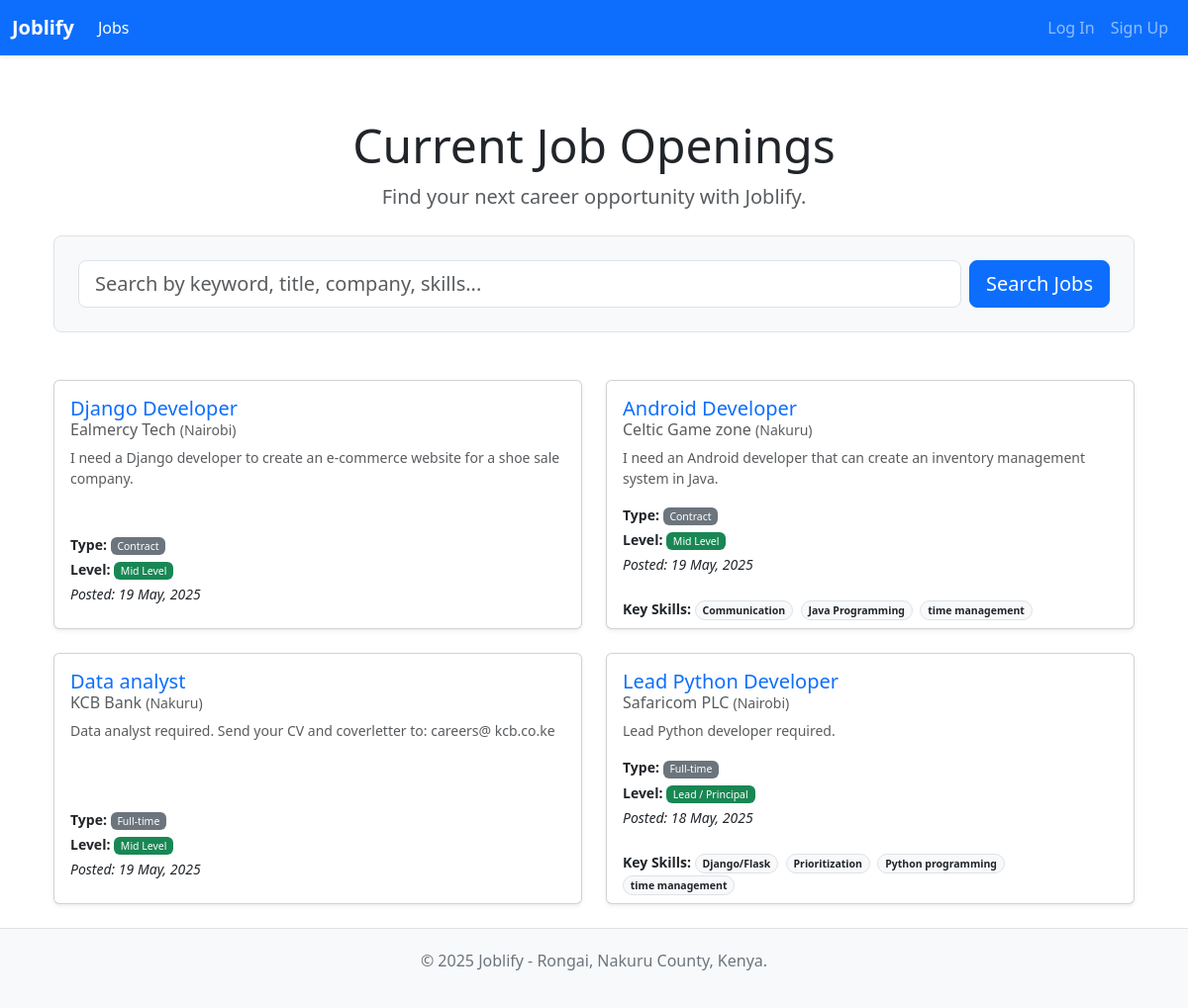
The app's page /jobs/, older data.
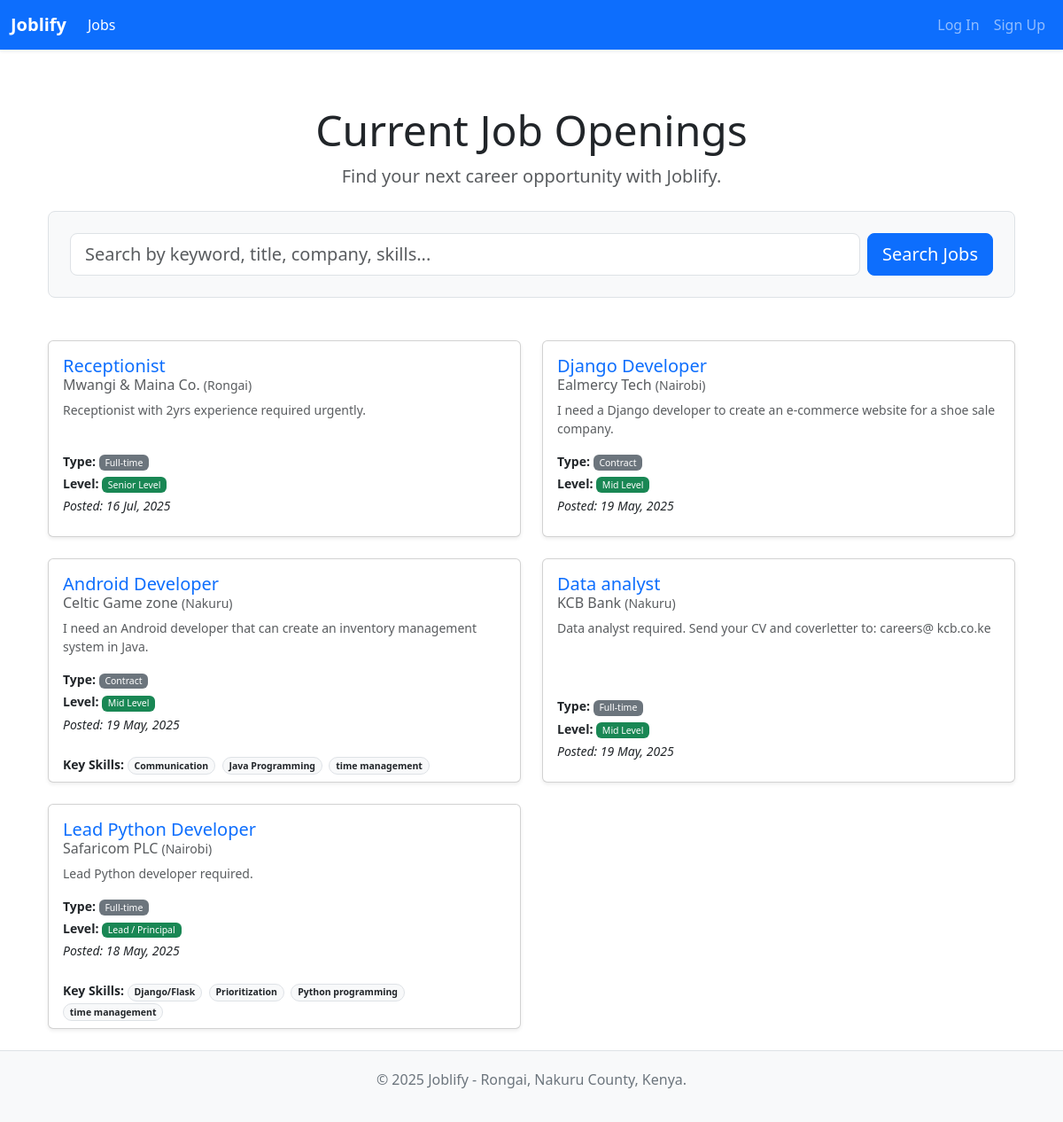
The same page, newer data.
### jobs/models.py (models this page shows, shortened)
class JobPosting(models.Model):
    JOB_TYPE_CHOICES = [
        ('full-time', 'Full-time'),
        ('part-time', 'Part-time'),
        ('contract', 'Contract'),
        ('internship', 'Internship'),
        ('remote', 'Remote'),
    ]
    EXPERIENCE_LEVEL_CHOICES = [
        ('entry', 'Entry Level'),
        ('junior', 'Junior Level'),
        ('mid', 'Mid Level'),
        ('senior', 'Senior Level'),
        ('lead', 'Lead / Principal'),
    ]
    title = models.CharField(max_length=255)
    company = models.ForeignKey(Company, on_delete=models.CASCADE, related_name='job_postings')
    description = models.TextField()
    responsibilities = models.TextField(blank=True, null=True) # Or break down further
    qualifications = models.TextField(blank=True, null=True) # Or break down further
    location = models.CharField(max_length=150, help_text="e.g., Nairobi, Remote, Nakuru")
    job_type = models.CharField(max_length=20, choices=JOB_TYPE_CHOICES, default='full-time')
    experience_level = models.CharField(max_length=20, choices=EXPERIENCE_LEVEL_CHOICES, blank=True, null=True)
    salary_min = models.DecimalField(max_digits=10, decimal_places=2, blank=True, null=True) # Optional
    salary_max = models.DecimalField(max_digits=10, decimal_places=2, blank=True, null=True) # Optional
    skills_required = models.ManyToManyField('profiles.Skill', blank=True, related_name='job_postings_requiring_skill')
    is_active = models.BooleanField(default=True, help_text="Is this job posting currently active and visible?")
    date_posted = models.DateTimeField(auto_now_add=True)
    application_deadline = models.DateField(blank=True, null=True)
    class Meta:
        ordering = ['-date_posted'] # Show newest jobs first by default

class Company(models.Model):
    name = models.CharField(max_length=255, unique=True)
    description = models.TextField(blank=True, null=True)
    website = models.URLField(blank=True, null=True)
    logo = models.ImageField(upload_to='company_logos/', blank=True, null=True) # Requires Pillow
    location = models.CharField(max_length=150, blank=True, null=True) # e.g., "Nairobi", "Nakuru"
    class Meta:
        verbose_name_plural = "Companies" # Corrects pluralization in admin
        ordering = ['name']

### profiles/models.py (models this page shows, shortened)
class Skill(models.Model):
    SKILL_TYPE_CHOICES = [
        ('technical', 'Technical'),
        ('soft', 'Soft'),
    ]
    name = models.CharField(max_length=100, unique=True) # e.g., "Python", "Communication"
    skill_type = models.CharField(
        max_length=10,
        choices=SKILL_TYPE_CHOICES,
        default='technical',
    )
    description = models.TextField(blank=True, null=True)
    class Meta:
        ordering = ['name'] # Orders skills alphabetically by name by default

### jobs/views.py (the view, shortened to what this page needs)
# urls.py: path('', views.job_list, name='job_list'), # e.g., /jobs/ -> will call job_list view
def job_list(request):
    active_jobs = JobPosting.objects.filter(is_active=True).order_by('-date_posted')
    query = request.GET.get('q')
    context = {
        'jobs': active_jobs,
    }
    return render(request, 'jobs/jobposting_list.html', context)

### jobs/templates/jobs/jobposting_list.html (shortened to what this page needs)
{% extends "jobs/base.html" %}
{% block content %}
<div class="container py-4">
    <header class="mb-4 text-center">
        <h1 class="display-5">Current Job Openings</h1>
        {% if user.is_authenticated and user.profile %}
            <p class="lead text-muted">Jobs best suited for your profile are listed first.</p>
        {% else %}
            <p class="lead text-muted">Find your next career opportunity with Joblify.</p>
        {% endif %}
    </header>
    <form method="get" action="{% url 'jobs:job_list' %}" class="mb-5 p-4 bg-light border rounded-3">
        <div class="row g-2 align-items-center">
            <div class="col-md">
                <input type="text" name="q" id="searchInput" class="form-control form-control-lg" placeholder="Search by keyword, title, company, skills..." value="{{ request.GET.q|default:'' }}">
            </div>
            <div class="col-md-auto">
                <button class="btn btn-primary btn-lg w-100" type="submit">Search Jobs</button>
            </div>
        </div>
    </form>
    {% if jobs %}
        <div class="row row-cols-1 row-cols-md-2 g-4">
            {% for job in jobs %}
            <div class="col d-flex align-items-stretch">
                <div class="card w-100 shadow-sm hover-shadow-lg">
                    <div class="card-body d-flex flex-column">
                        <div class="d-flex justify-content-between align-items-start mb-2">
                            <div class="pe-2">
                                <h5 class="card-title mb-1">
                                    <a href="{% url 'jobs:job_detail' pk=job.pk %}" class="text-decoration-none stretched-link">
                                        {{ job.title }}
                                    </a>
                                </h5>
                                <h6 class="card-subtitle text-muted">{{ job.company.name }} <small>({{ job.location }})</small></h6>
                            </div>
                        </div>
                        <p class="card-text small text-muted flex-grow-1">
                            {{ job.description|striptags|truncatewords:20 }}
                        </p>
                        <div class="mt-auto">
                            <ul class="list-unstyled mb-2 small">
                                <li class="mb-1"><strong>Type:</strong> <span class="badge bg-secondary fw-normal">{{ job.get_job_type_display }}</span></li>
                                {% if job.experience_level %}
                                <li class="mb-1"><strong>Level:</strong> <span class="badge bg-success fw-normal">{{ job.get_experience_level_display }}</span></li>
                                {% endif %}
                                <li><em>Posted: {{ job.date_posted|date:"d M, Y" }}</em></li>
                            </ul>
                        </div>
                    </div>
                    {% if job.skills_required.all %}
                    <div class="card-footer bg-transparent border-top-0 pt-0">
                        <p class="mb-0 small">
                            <strong>Key Skills:</strong>
                            {% for skill in job.skills_required.all|slice:":4" %}
                                <span class="badge rounded-pill bg-light text-dark border me-1">{{ skill.name }}</span>
                            {% endfor %}
                        </p>
                    </div>
                    {% endif %}
                </div>
            </div>
            {% endfor %}
        </div>
    {% endif %}
</div>
{% endblock %}

Row changes from the older to the newer data that the page shows:
added JobPosting: title "Receptionist", company.name "Mwangi & Maina Co.", location "Rongai", description "Receptionist with 2yrs experience required urgently.", job_type "Full-time", experience_level "Senior Level", date_posted "16 Jul, 2025"
